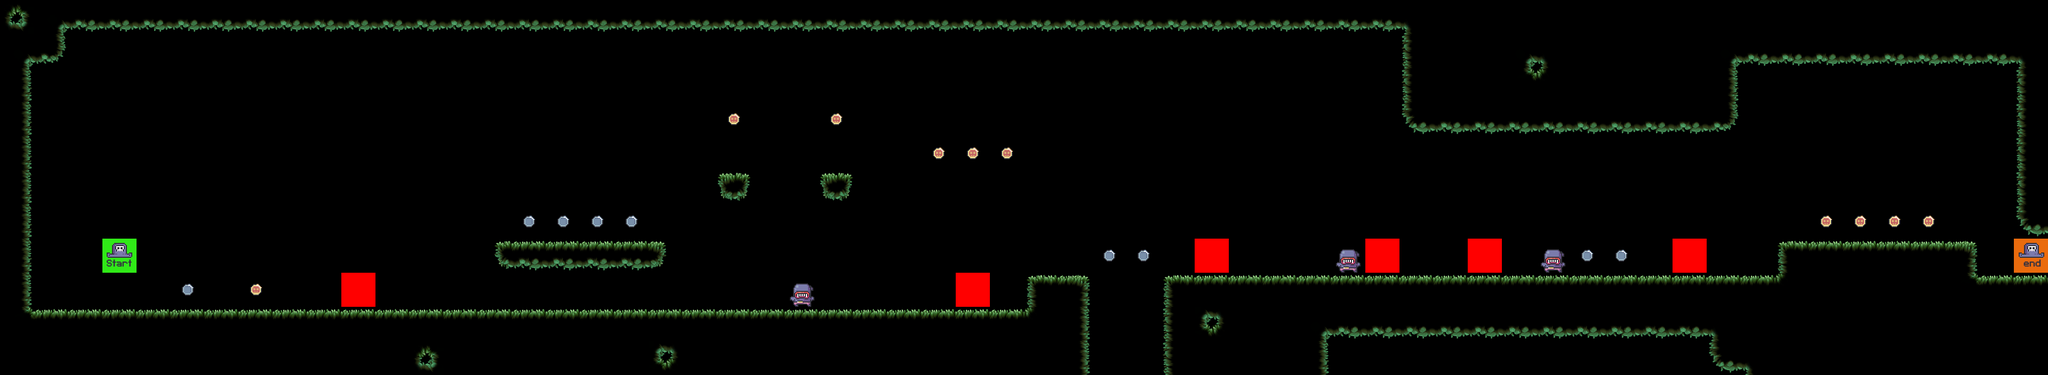

Tiled map render using the project's own tile images. Description and the whole map definition, tile-layer contents included, below:
An orthogonal 60x11 tile map with 64x64 px tiles, 5 tile layers (terrain, coins, enemies, constraints, ...), 4 tilesets.

<map version="1.8" tiledversion="1.8.4" orientation="orthogonal" renderorder="right-down" width="60" height="11" tilewidth="64" tileheight="64" infinite="0" nextlayerid="8" nextobjectid="1">
 <editorsettings>
  <export target="../1/level1.csv" format="csv" />
 </editorsettings>
 <tileset firstgid="1" source="../tilesets/terrain.tsx" />
 <tileset firstgid="50" source="../tilesets/player_tiles.tsx" />
 <tileset firstgid="52" source="../tilesets/enemy_tile.tsx" />
 <tileset firstgid="54" source="../tilesets/coins.tsx" />
 <layer id="1" name="terrain" width="60" height="11">
  <data encoding="csv">
44,5,16,16,16,16,16,16,16,16,16,16,16,16,16,16,16,16,16,16,16,16,16,16,16,16,16,16,16,16,16,16,16,16,16,16,16,16,16,16,16,6,9,9,9,9,9,9,9,9,9,9,9,9,9,9,9,9,9,9,
5,17,0,0,0,0,0,0,0,0,0,0,0,0,0,0,0,0,0,0,0,0,0,0,0,0,0,0,0,0,0,0,0,0,0,0,0,0,0,0,0,8,9,9,5,6,9,9,9,9,5,16,16,16,16,16,16,16,16,6,
10,0,0,0,0,0,0,0,0,0,0,0,0,0,0,0,0,0,0,0,0,0,0,0,0,0,0,0,0,0,0,0,0,0,0,0,0,0,0,0,0,8,9,9,12,13,9,9,9,9,10,0,0,0,0,0,0,0,0,8,
10,0,0,0,0,0,0,0,0,0,0,0,0,0,0,0,0,0,0,0,0,0,0,0,0,0,0,0,0,0,0,0,0,0,0,0,0,0,0,0,0,15,16,16,16,16,16,16,16,16,17,0,0,0,0,0,0,0,0,8,
10,0,0,0,0,0,0,0,0,0,0,0,0,0,0,0,0,0,0,0,0,0,0,0,0,0,0,0,0,0,0,0,0,0,0,0,0,0,0,0,0,0,0,0,0,0,0,0,0,0,0,0,0,0,0,0,0,0,0,8,
10,0,0,0,0,0,0,0,0,0,0,0,0,0,0,0,0,0,0,0,0,25,0,0,25,0,0,0,0,0,0,0,0,0,0,0,0,0,0,0,0,0,0,0,0,0,0,0,0,0,0,0,0,0,0,0,0,0,0,8,
10,0,0,0,0,0,0,0,0,0,0,0,0,0,0,0,0,0,0,0,0,0,0,0,0,0,0,0,0,0,0,0,0,0,0,0,0,0,0,0,0,0,0,0,0,0,0,0,0,0,0,0,0,0,0,0,0,0,0,15,
10,0,0,0,0,0,0,0,0,0,0,0,0,0,22,23,23,23,23,24,0,0,0,0,0,0,0,0,0,0,0,0,0,0,0,0,0,0,0,0,0,0,0,0,0,0,0,0,0,0,0,0,1,2,2,2,2,3,0,0,
10,0,0,0,0,0,0,0,0,0,0,0,0,0,0,0,0,0,0,0,0,0,0,0,0,0,0,0,0,0,1,3,0,0,1,2,2,2,2,2,2,2,2,2,2,2,2,2,2,2,2,2,13,9,9,9,9,12,2,2,
12,2,2,2,2,2,2,2,2,2,2,2,2,2,2,2,2,2,2,2,2,2,2,2,2,2,2,2,2,2,13,10,0,0,8,43,9,9,5,16,16,16,16,16,16,16,16,16,16,16,6,9,9,9,9,9,9,9,9,9,
9,9,9,9,9,9,9,9,9,9,9,9,44,9,9,9,9,9,9,43,9,9,9,9,9,9,9,9,9,9,9,10,0,0,8,9,9,9,10,0,0,0,0,0,0,0,0,0,0,0,15,6,9,9,9,9,9,9,9,9
</data>
 </layer>
 <layer id="2" name="coins" width="60" height="11">
  <data encoding="csv">
0,0,0,0,0,0,0,0,0,0,0,0,0,0,0,0,0,0,0,0,0,0,0,0,0,0,0,0,0,0,0,0,0,0,0,0,0,0,0,0,0,0,0,0,0,0,0,0,0,0,0,0,0,0,0,0,0,0,0,0,
0,0,0,0,0,0,0,0,0,0,0,0,0,0,0,0,0,0,0,0,0,0,0,0,0,0,0,0,0,0,0,0,0,0,0,0,0,0,0,0,0,0,0,0,0,0,0,0,0,0,0,0,0,0,0,0,0,0,0,0,
0,0,0,0,0,0,0,0,0,0,0,0,0,0,0,0,0,0,0,0,0,0,0,0,0,0,0,0,0,0,0,0,0,0,0,0,0,0,0,0,0,0,0,0,0,0,0,0,0,0,0,0,0,0,0,0,0,0,0,0,
0,0,0,0,0,0,0,0,0,0,0,0,0,0,0,0,0,0,0,0,0,54,0,0,54,0,0,0,0,0,0,0,0,0,0,0,0,0,0,0,0,0,0,0,0,0,0,0,0,0,0,0,0,0,0,0,0,0,0,0,
0,0,0,0,0,0,0,0,0,0,0,0,0,0,0,0,0,0,0,0,0,0,0,0,0,0,0,54,54,54,0,0,0,0,0,0,0,0,0,0,0,0,0,0,0,0,0,0,0,0,0,0,0,0,0,0,0,0,0,0,
0,0,0,0,0,0,0,0,0,0,0,0,0,0,0,0,0,0,0,0,0,0,0,0,0,0,0,0,0,0,0,0,0,0,0,0,0,0,0,0,0,0,0,0,0,0,0,0,0,0,0,0,0,0,0,0,0,0,0,0,
0,0,0,0,0,0,0,0,0,0,0,0,0,0,0,55,55,55,55,0,0,0,0,0,0,0,0,0,0,0,0,0,0,0,0,0,0,0,0,0,0,0,0,0,0,0,0,0,0,0,0,0,0,54,54,54,54,0,0,0,
0,0,0,0,0,0,0,0,0,0,0,0,0,0,0,0,0,0,0,0,0,0,0,0,0,0,0,0,0,0,0,0,55,55,0,0,0,0,0,0,0,0,0,0,0,0,55,55,0,0,0,0,0,0,0,0,0,0,0,0,
0,0,0,0,0,55,0,54,0,0,0,0,0,0,0,0,0,0,0,0,0,0,0,0,0,0,0,0,0,0,0,0,0,0,0,0,0,0,0,0,0,0,0,0,0,0,0,0,0,0,0,0,0,0,0,0,0,0,0,0,
0,0,0,0,0,0,0,0,0,0,0,0,0,0,0,0,0,0,0,0,0,0,0,0,0,0,0,0,0,0,0,0,0,0,0,0,0,0,0,0,0,0,0,0,0,0,0,0,0,0,0,0,0,0,0,0,0,0,0,0,
0,0,0,0,0,0,0,0,0,0,0,0,0,0,0,0,0,0,0,0,0,0,0,0,0,0,0,0,0,0,0,0,0,0,0,0,0,0,0,0,0,0,0,0,0,0,0,0,0,0,0,0,0,0,0,0,0,0,0,0
</data>
 </layer>
 <layer id="4" name="enemies" width="60" height="11">
  <data encoding="csv">
0,0,0,0,0,0,0,0,0,0,0,0,0,0,0,0,0,0,0,0,0,0,0,0,0,0,0,0,0,0,0,0,0,0,0,0,0,0,0,0,0,0,0,0,0,0,0,0,0,0,0,0,0,0,0,0,0,0,0,0,
0,0,0,0,0,0,0,0,0,0,0,0,0,0,0,0,0,0,0,0,0,0,0,0,0,0,0,0,0,0,0,0,0,0,0,0,0,0,0,0,0,0,0,0,0,0,0,0,0,0,0,0,0,0,0,0,0,0,0,0,
0,0,0,0,0,0,0,0,0,0,0,0,0,0,0,0,0,0,0,0,0,0,0,0,0,0,0,0,0,0,0,0,0,0,0,0,0,0,0,0,0,0,0,0,0,0,0,0,0,0,0,0,0,0,0,0,0,0,0,0,
0,0,0,0,0,0,0,0,0,0,0,0,0,0,0,0,0,0,0,0,0,0,0,0,0,0,0,0,0,0,0,0,0,0,0,0,0,0,0,0,0,0,0,0,0,0,0,0,0,0,0,0,0,0,0,0,0,0,0,0,
0,0,0,0,0,0,0,0,0,0,0,0,0,0,0,0,0,0,0,0,0,0,0,0,0,0,0,0,0,0,0,0,0,0,0,0,0,0,0,0,0,0,0,0,0,0,0,0,0,0,0,0,0,0,0,0,0,0,0,0,
0,0,0,0,0,0,0,0,0,0,0,0,0,0,0,0,0,0,0,0,0,0,0,0,0,0,0,0,0,0,0,0,0,0,0,0,0,0,0,0,0,0,0,0,0,0,0,0,0,0,0,0,0,0,0,0,0,0,0,0,
0,0,0,0,0,0,0,0,0,0,0,0,0,0,0,0,0,0,0,0,0,0,0,0,0,0,0,0,0,0,0,0,0,0,0,0,0,0,0,0,0,0,0,0,0,0,0,0,0,0,0,0,0,0,0,0,0,0,0,0,
0,0,0,0,0,0,0,0,0,0,0,0,0,0,0,0,0,0,0,0,0,0,0,0,0,0,0,0,0,0,0,0,0,0,0,0,0,0,0,52,0,0,0,0,0,52,0,0,0,0,0,0,0,0,0,0,0,0,0,0,
0,0,0,0,0,0,0,0,0,0,0,0,0,0,0,0,0,0,0,0,0,0,0,52,0,0,0,0,0,0,0,0,0,0,0,0,0,0,0,0,0,0,0,0,0,0,0,0,0,0,0,0,0,0,0,0,0,0,0,0,
0,0,0,0,0,0,0,0,0,0,0,0,0,0,0,0,0,0,0,0,0,0,0,0,0,0,0,0,0,0,0,0,0,0,0,0,0,0,0,0,0,0,0,0,0,0,0,0,0,0,0,0,0,0,0,0,0,0,0,0,
0,0,0,0,0,0,0,0,0,0,0,0,0,0,0,0,0,0,0,0,0,0,0,0,0,0,0,0,0,0,0,0,0,0,0,0,0,0,0,0,0,0,0,0,0,0,0,0,0,0,0,0,0,0,0,0,0,0,0,0
</data>
 </layer>
 <layer id="5" name="constraints" width="60" height="11">
  <data encoding="csv">
0,0,0,0,0,0,0,0,0,0,0,0,0,0,0,0,0,0,0,0,0,0,0,0,0,0,0,0,0,0,0,0,0,0,0,0,0,0,0,0,0,0,0,0,0,0,0,0,0,0,0,0,0,0,0,0,0,0,0,0,
0,0,0,0,0,0,0,0,0,0,0,0,0,0,0,0,0,0,0,0,0,0,0,0,0,0,0,0,0,0,0,0,0,0,0,0,0,0,0,0,0,0,0,0,0,0,0,0,0,0,0,0,0,0,0,0,0,0,0,0,
0,0,0,0,0,0,0,0,0,0,0,0,0,0,0,0,0,0,0,0,0,0,0,0,0,0,0,0,0,0,0,0,0,0,0,0,0,0,0,0,0,0,0,0,0,0,0,0,0,0,0,0,0,0,0,0,0,0,0,0,
0,0,0,0,0,0,0,0,0,0,0,0,0,0,0,0,0,0,0,0,0,0,0,0,0,0,0,0,0,0,0,0,0,0,0,0,0,0,0,0,0,0,0,0,0,0,0,0,0,0,0,0,0,0,0,0,0,0,0,0,
0,0,0,0,0,0,0,0,0,0,0,0,0,0,0,0,0,0,0,0,0,0,0,0,0,0,0,0,0,0,0,0,0,0,0,0,0,0,0,0,0,0,0,0,0,0,0,0,0,0,0,0,0,0,0,0,0,0,0,0,
0,0,0,0,0,0,0,0,0,0,0,0,0,0,0,0,0,0,0,0,0,0,0,0,0,0,0,0,0,0,0,0,0,0,0,0,0,0,0,0,0,0,0,0,0,0,0,0,0,0,0,0,0,0,0,0,0,0,0,0,
0,0,0,0,0,0,0,0,0,0,0,0,0,0,0,0,0,0,0,0,0,0,0,0,0,0,0,0,0,0,0,0,0,0,0,0,0,0,0,0,0,0,0,0,0,0,0,0,0,0,0,0,0,0,0,0,0,0,0,0,
0,0,0,0,0,0,0,0,0,0,0,0,0,0,0,0,0,0,0,0,0,0,0,0,0,0,0,0,0,0,0,0,0,0,0,53,0,0,0,0,53,0,0,53,0,0,0,0,0,53,0,0,0,0,0,0,0,0,0,0,
0,0,0,0,0,0,0,0,0,0,53,0,0,0,0,0,0,0,0,0,0,0,0,0,0,0,0,0,53,0,0,0,0,0,0,0,0,0,0,0,0,0,0,0,0,0,0,0,0,0,0,0,0,0,0,0,0,0,0,0,
0,0,0,0,0,0,0,0,0,0,0,0,0,0,0,0,0,0,0,0,0,0,0,0,0,0,0,0,0,0,0,0,0,0,0,0,0,0,0,0,0,0,0,0,0,0,0,0,0,0,0,0,0,0,0,0,0,0,0,0,
0,0,0,0,0,0,0,0,0,0,0,0,0,0,0,0,0,0,0,0,0,0,0,0,0,0,0,0,0,0,0,0,0,0,0,0,0,0,0,0,0,0,0,0,0,0,0,0,0,0,0,0,0,0,0,0,0,0,0,0
</data>
 </layer>
 <layer id="3" name="player" width="60" height="11">
  <data encoding="csv">
0,0,0,0,0,0,0,0,0,0,0,0,0,0,0,0,0,0,0,0,0,0,0,0,0,0,0,0,0,0,0,0,0,0,0,0,0,0,0,0,0,0,0,0,0,0,0,0,0,0,0,0,0,0,0,0,0,0,0,0,
0,0,0,0,0,0,0,0,0,0,0,0,0,0,0,0,0,0,0,0,0,0,0,0,0,0,0,0,0,0,0,0,0,0,0,0,0,0,0,0,0,0,0,0,0,0,0,0,0,0,0,0,0,0,0,0,0,0,0,0,
0,0,0,0,0,0,0,0,0,0,0,0,0,0,0,0,0,0,0,0,0,0,0,0,0,0,0,0,0,0,0,0,0,0,0,0,0,0,0,0,0,0,0,0,0,0,0,0,0,0,0,0,0,0,0,0,0,0,0,0,
0,0,0,0,0,0,0,0,0,0,0,0,0,0,0,0,0,0,0,0,0,0,0,0,0,0,0,0,0,0,0,0,0,0,0,0,0,0,0,0,0,0,0,0,0,0,0,0,0,0,0,0,0,0,0,0,0,0,0,0,
0,0,0,0,0,0,0,0,0,0,0,0,0,0,0,0,0,0,0,0,0,0,0,0,0,0,0,0,0,0,0,0,0,0,0,0,0,0,0,0,0,0,0,0,0,0,0,0,0,0,0,0,0,0,0,0,0,0,0,0,
0,0,0,0,0,0,0,0,0,0,0,0,0,0,0,0,0,0,0,0,0,0,0,0,0,0,0,0,0,0,0,0,0,0,0,0,0,0,0,0,0,0,0,0,0,0,0,0,0,0,0,0,0,0,0,0,0,0,0,0,
0,0,0,0,0,0,0,0,0,0,0,0,0,0,0,0,0,0,0,0,0,0,0,0,0,0,0,0,0,0,0,0,0,0,0,0,0,0,0,0,0,0,0,0,0,0,0,0,0,0,0,0,0,0,0,0,0,0,0,0,
0,0,0,50,0,0,0,0,0,0,0,0,0,0,0,0,0,0,0,0,0,0,0,0,0,0,0,0,0,0,0,0,0,0,0,0,0,0,0,0,0,0,0,0,0,0,0,0,0,0,0,0,0,0,0,0,0,0,0,51,
0,0,0,0,0,0,0,0,0,0,0,0,0,0,0,0,0,0,0,0,0,0,0,0,0,0,0,0,0,0,0,0,0,0,0,0,0,0,0,0,0,0,0,0,0,0,0,0,0,0,0,0,0,0,0,0,0,0,0,0,
0,0,0,0,0,0,0,0,0,0,0,0,0,0,0,0,0,0,0,0,0,0,0,0,0,0,0,0,0,0,0,0,0,0,0,0,0,0,0,0,0,0,0,0,0,0,0,0,0,0,0,0,0,0,0,0,0,0,0,0,
0,0,0,0,0,0,0,0,0,0,0,0,0,0,0,0,0,0,0,0,0,0,0,0,0,0,0,0,0,0,0,0,0,0,0,0,0,0,0,0,0,0,0,0,0,0,0,0,0,0,0,0,0,0,0,0,0,0,0,0
</data>
 </layer>
</map>
